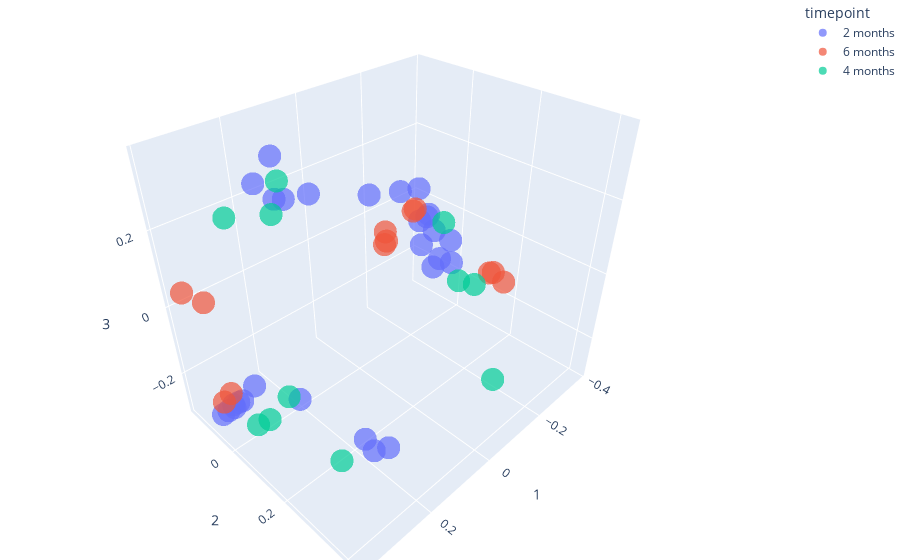

The code cell stored with this chart in its notebook:
### Markdown cell above
### Timepoint clustering

### Code cell
fig = px.scatter_3d(pcoa_braycurtis_metadata_246_merged,
                    x=1,
                    y=2,
                    z=3,
                    color='timepoint',
                    opacity=0.7)

fig.update_layout(margin=dict(l=0, r=0, b=0, t=0))
fig.show()

### Figure 1 — Plotly figure (JSON) as saved in the notebook; plotly's stock layout.template omitted (floating-point values rounded to 4 significant figures)
{"data": [{"hovertemplate": "timepoint=2 months<br>1=%{x}<br>2=%{y}<br>3=%{z}<extra></extra>", "legendgroup": "2 months", "marker": {"color": "#636efa", "opacity": 0.7, "symbol": "circle"}, "mode": "markers", "name": "2 months", "scene": "scene", "showlegend": true, "type": "scatter3d", "x": [0.05686, 0.0979, -0.342, -0.3388, -0.364, -0.3698, -0.3817, -0.3774, -0.2496, -0.1765, -0.3698, 0.3391, 0.3773, 0.3569, 0.3159, 0.3382, 0.2789, 0.3258, 0.2471, 0.2383, 0.2798, 0.2402, 0.2051, 0.2398, 0.2146, 0.2584, 0.244, 0.07062], "y": [0.3368, 0.3004, -0.05151, -0.02517, -0.1343, -0.005731, -0.11, -0.1128, -0.09586, -0.1391, -0.1338, -0.08845, -0.07303, -0.08309, -0.0829, -0.08612, -0.07948, -0.08552, 0.3178, 0.3526, 0.1132, 0.2829, 0.1061, 0.07237, 0.005671, 0.002685, 0.04739, 0.3071], "z": [0.2516, 0.244, -0.186, -0.1431, 0.03092, -0.1627, -0.04909, -0.057, 0.07851, 0.07989, -0.07599, -0.2862, -0.2804, -0.2901, -0.2849, -0.2951, -0.2575, -0.2854, -0.1953, -0.1642, -0.1658, -0.1929, 0.3183, 0.3073, 0.3663, 0.3216, 0.2995, 0.2659]}, {"hovertemplate": "timepoint=6 months<br>1=%{x}<br>2=%{y}<br>3=%{z}<extra></extra>", "legendgroup": "6 months", "marker": {"color": "#EF553B", "opacity": 0.7, "symbol": "circle"}, "mode": "markers", "name": "6 months", "scene": "scene", "showlegend": true, "type": "scatter3d", "x": [-0.2592, -0.2582, 0.3333, 0.3723, 0.3548, 0.3836, -0.2632, -0.3262, -0.3763, -0.3722, -0.3379, -0.2486], "y": [-0.1645, -0.1588, -0.1508, -0.06561, -0.0579, -0.1403, -0.05339, -0.1195, 0.1255, 0.1412, 0.2008, -0.1574], "z": [-0.07951, -0.1074, -0.008202, -0.2369, -0.2153, 0.05081, 0.03761, -0.02044, -0.1376, -0.1261, -0.1113, -0.1144]}, {"hovertemplate": "timepoint=4 months<br>1=%{x}<br>2=%{y}<br>3=%{z}<extra></extra>", "legendgroup": "4 months", "marker": {"color": "#00cc96", "opacity": 0.7, "symbol": "circle"}, "mode": "markers", "name": "4 months", "scene": "scene", "showlegend": true, "type": "scatter3d", "x": [0.25, 0.2218, -0.2654, -0.2121, -0.2916, 0.2257, 0.2942, 0.3264, 0.3002, -0.002833, 0.1974], "y": [-0.1456, -0.003058, 0.16, 0.1492, 0.0241, -0.01355, -0.003893, -0.005877, 0.2735, 0.4253, -0.006352], "z": [0.1818, 0.2365, -0.1029, -0.0698, 0.01603, -0.2861, -0.3085, -0.3034, -0.2196, -0.08533, 0.3026]}], "layout": {"legend": {"title": {"text": "timepoint"}, "tracegroupgap": 0}, "margin": {"b": 0, "l": 0, "r": 0, "t": 0}, "scene": {"domain": {"x": [0, 1], "y": [0, 1]}, "xaxis": {"title": {"text": "1"}}, "yaxis": {"title": {"text": "2"}}, "zaxis": {"title": {"text": "3"}}}}}
